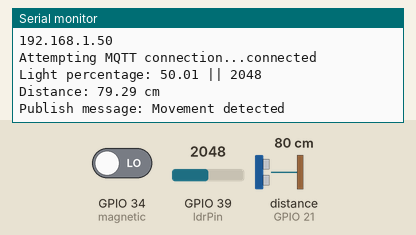
Bench run of a sketch on a simulated ESP32. Shown: the last lines printed to the serial monitor. Wiring (inferred from the names in the program): ultrasonic range finder: trigger GPIO 23; echo GPIO 21. Inputs (shaded band) come from the test bench; at power-on: GPIO 39 (ldrPin) = 2048, GPIO 34 (magnetic) LOW, distance to the obstacle (sensor on GPIO 21) 80 cm. The echo pulse lasts 58.3 µs per cm; WiFi joins after 1.5 s; servers stay silent unless stated; random numbers use the default seed unless the sketch sets one; no MQTT or app messages arrive unless stated.

Above: at 2.7 s.
2.8 s: GPIO 39 (ldrPin) set to 1228
At 8.0 s:
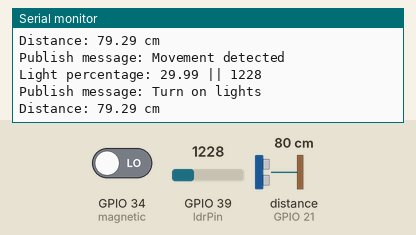
8.8 s: GPIO 34 (magnetic) driven HIGH
At 12.0 s:
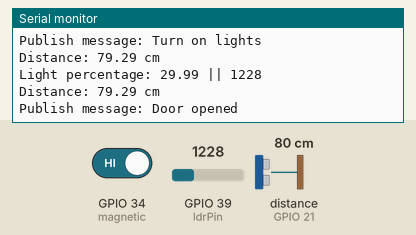
18.0 s: GPIO 39 (ldrPin) set to 2866
At 22.5 s:
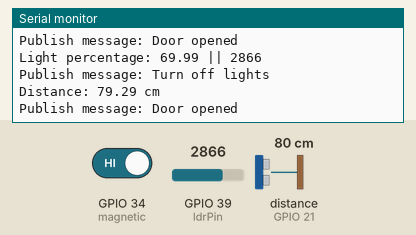
24.0 s: distance to the obstacle (sensor on GPIO 21) set to 2 cm
At 27.7 s:
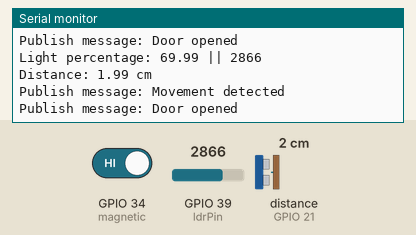
30.0 s: distance to the obstacle (sensor on GPIO 21) set to 4 cm
At 32.8 s:
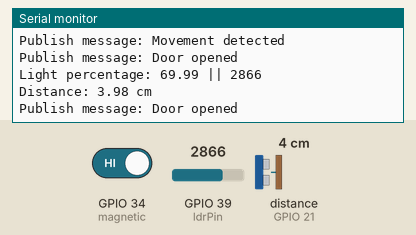
Timing chart, 0 to 34.3 s (numbered marks = the images above; inputs shaded):
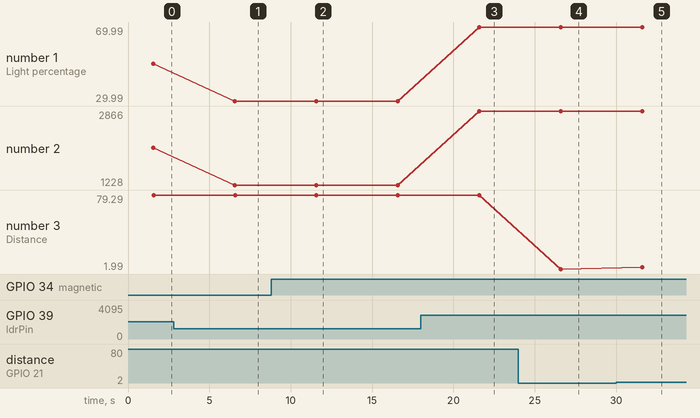

The sketch:

publish.ino
```cpp
// ESP32 Side A

#include <WiFi.h>
#include <PubSubClient.h>

const int ldrPin = 39;
const int trigger = 23;
const int echo = 21;
const int magnetic = 34;

const char* ssid = "Suda";
const char* password = "";
const char* mqtt_server = "broker.emqx.io";

WiFiClient espClient;
PubSubClient client(espClient);
unsigned long lastMsg = 0;
#define MSG_BUFFER_SIZE  (50)
char msg[MSG_BUFFER_SIZE];

void setup_wifi() {

  delay(10);
  Serial.println();
  Serial.print("Connecting to ");
  Serial.println(ssid);

  WiFi.mode(WIFI_STA);
  WiFi.begin(ssid, password);

  while (WiFi.status() != WL_CONNECTED) {
    delay(500);
    Serial.print(".");
  }

  randomSeed(micros());

  Serial.println("");
  Serial.println("WiFi connected");
  Serial.println("IP address: ");
  Serial.println(WiFi.localIP());
}

void reconnect() {
  while (!client.connected()) {
    Serial.print("Attempting MQTT connection...");
    String clientId = "ESP32dust-";
    clientId += String(random(0xffff), HEX);
    if (client.connect(clientId.c_str())) {
      Serial.println("connected");
      client.publish("output/dustsensors", "Dust's ESP32 connected");
      client.subscribe("output/dustsensors");
    } else {
      Serial.print("failed, rc=");
      Serial.print(client.state());
      Serial.println(" try again in 5 seconds");
      delay(1000);
    }
  }
}

void setup() {
  Serial.begin(115200);
  pinMode(trigger, OUTPUT);
  pinMode(echo, INPUT);
  pinMode(magnetic, INPUT);
  setup_wifi();
  client.setServer(mqtt_server, 1883);
}

void loop() {
  if (!client.connected()) {
    reconnect();
  }
  client.loop();

  int value1 = analogRead(ldrPin);
  float percentage = ( value1 / 4095.0 ) * 100;
  Serial.print("Light percentage: ");
  Serial.print(percentage);
  Serial.print(" || ");
  Serial.println(value1);

  static bool lightsOn = false;

  if (percentage > 50 && lightsOn) {
    snprintf(msg, MSG_BUFFER_SIZE, "Turn off lights");
    Serial.print("Publish message: ");
    Serial.println(msg);
    client.publish("output/dustsensors", msg);
    lightsOn = false;
  } else if (percentage <= 50 && !lightsOn) {
    snprintf(msg, MSG_BUFFER_SIZE, "Turn on lights");
    Serial.print("Publish message: ");
    Serial.println(msg);
    client.publish("output/dustsensors", msg);
    lightsOn = true;
  }

  static float prevDistance = 0;
  long duration;
  float distance;

  digitalWrite(trigger, LOW);
  delayMicroseconds(2);
  digitalWrite(trigger, HIGH);
  delayMicroseconds(10);
  digitalWrite(trigger, LOW);

  duration = pulseIn(echo, HIGH);
  distance = duration * 0.034 / 2;

  Serial.print("Distance: ");
  Serial.print(distance);
  Serial.println(" cm");

  if (abs(distance - prevDistance) > 5) {
    snprintf(msg, MSG_BUFFER_SIZE, "Movement detected");
    Serial.print("Publish message: ");
    Serial.println(msg);
    client.publish("output/dustsensors", msg);
  }

  prevDistance = distance;

  int magneticValue = digitalRead(magnetic);
  bool magneticState = false;

  if (magneticValue == HIGH && !magneticState) {
    snprintf(msg, MSG_BUFFER_SIZE, "Door opened");
    Serial.print("Publish message: ");
    Serial.println(msg);
    client.publish("output/dustsensors", msg);
    magneticState = true;
  } else if (magneticValue == LOW && magneticState) {
    snprintf(msg, MSG_BUFFER_SIZE, "Door closed");
    Serial.print("Publish message: ");
    Serial.println(msg);
    client.publish("output/dustsensors", msg);
    magneticState = false;
  }

  delay(5000);
}
```

Measured:
- after the input at 2.8 s, the serial monitor: prints a new line after 3.8 s (image 1)
- after the input at 8.8 s, the serial monitor: prints a new line after 2.8 s (image 2)
- after the input at 18.0 s, the serial monitor: prints a new line after 3.6 s (image 3)
- after the input at 24.0 s, the serial monitor: prints a new line after 2.6 s (image 4)
- after the input at 30.0 s, the serial monitor: prints a new line after 1.6 s (image 5)
- plotted number 1: 50.01 → 29.99 after the input at 2.8 s, 29.99 → 69.99 after the input at 18.0 s
- plotted number 2: 2048 → 1228 after the input at 2.8 s, 1228 → 2866 after the input at 18.0 s
- plotted number 3: 79.29 → 1.99 after the input at 24.0 s, 1.99 → 3.98 after the input at 30.0 s
